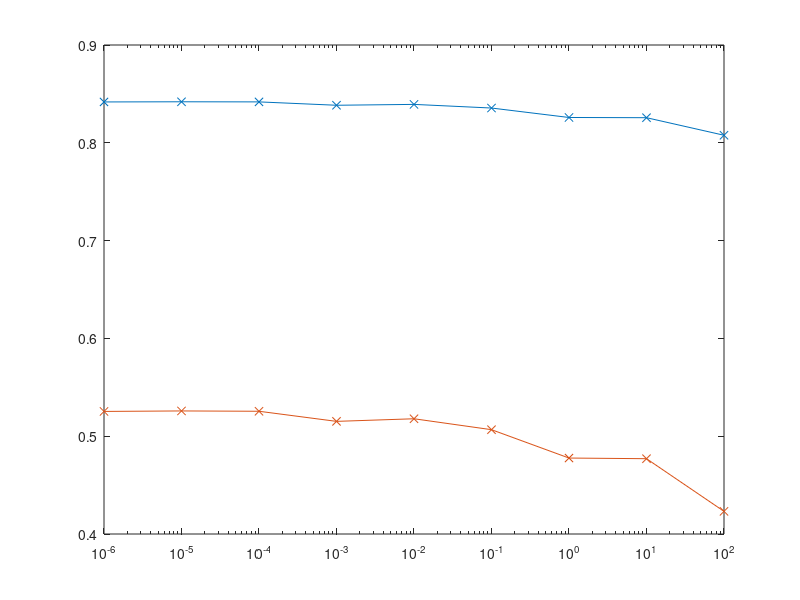

Source code (MATLAB):
% all tuning with 20db Dynamic Ratio, 3 signal mixture using cv data

beta = [1e-6 1e-5 1e-4 1e-3 1e-2 1e-1 1 10 100];
%% overall whitening performance plot
result_beta = [0.841777777777778,0.841944444444445,0.841833333333333,0.838388888888889,...
    0.839277777777778,0.835555555555556,0.825888888888889,0.825666666666667,0.807722222222222];
result_betaWEEK = [0.525333333333333,0.525833333333333,0.525500000000000,0.515166666666667,...
    0.517833333333333,0.506666666666667,0.477666666666667,0.477000000000000,0.423166666666667];
semilogx(beta, result_beta, '-x')
hold on
semilogx(beta, result_betaWEEK, '-x')

% Beta = 0
Projected_WithinClass_covariance = 0.5767
Frobenius_norm_W = 8.3

% Beta = 0.1 --working
Projected_WithinClass_covariance = 0.4117
whitening_term_without_beta = 0.7038
Frobenius_norm_W = 8.2252

% Beta = 1
Projected_WithinClass_covariance = 0.1978
whitening_term_without_beta = 0.7751
Frobenius_norm_W = 4.1527

% Beta = 100 -- really whitened but not visually whitened
Projected_WithinClass_covariance = 0.7807
whitening_term_without_beta = 0.0124
Frobenius_norm_W = 2.7767

% Beta = 1e-5 -- gives the best performance
Projected_WithinClass_covariance = 0.9221
Frobenius_norm_W = 9.7503
whitening_term_without_beta = 1.1306


%% perclass whitening

% Beta = 0
Projected_WithinClass_covariance = 0.5767
Frobenius_norm_W = 8.3

% Beta = 0.1  -- working
Projected_WithinClass_covariance = 0.1865
whitening_term_without_beta = 0.0474
Frobenius_norm_W = 6.8290

% Beta = 1
Projected_WithinClass_covariance = 1.0201
whitening_term_without_beta = 0.0048
Frobenius_norm_W = 4.2480

% Beta = 100 -- some whitened some just shrink
Projected_WithinClass_covariance = 1.3769
whitening_term_without_beta = 0.0022
Frobenius_norm_W = 2.0892

% Beta = 1e-4 -- gives the best performance
Projected_WithinClass_covariance = 0.8784
Frobenius_norm_W = 9.3017
whitening_term_without_beta = 1.2376